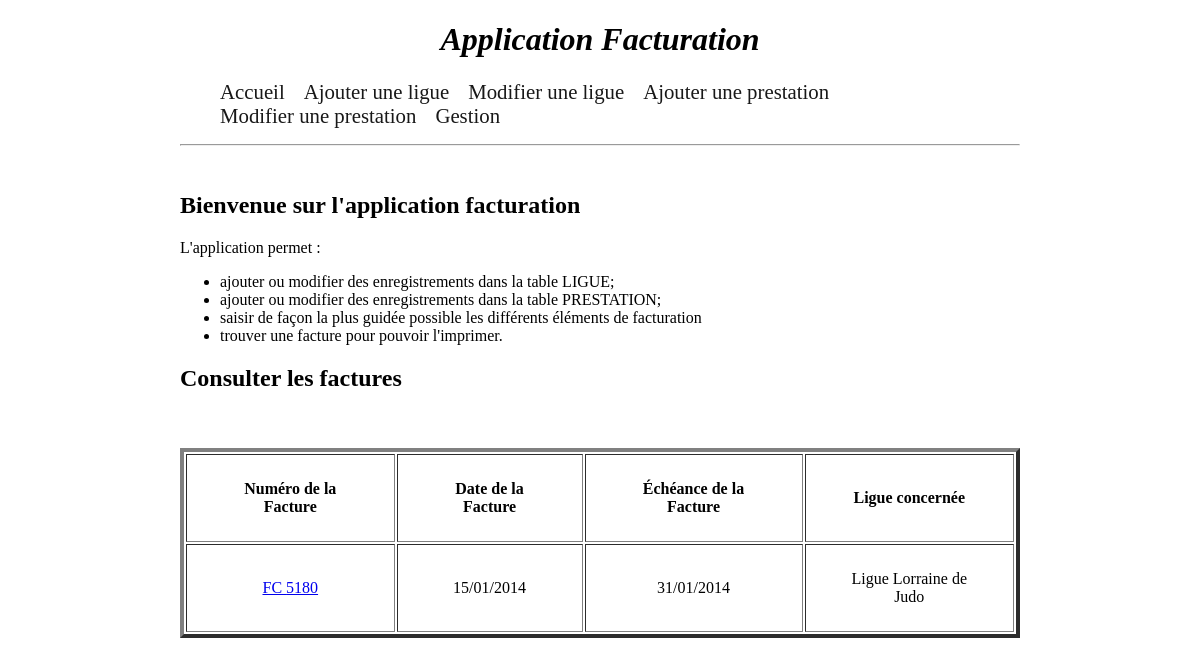
The page / on the database its author committed.
### tables this page shows
CREATE TABLE IF NOT EXISTS `facture` (
  `numfacture` int(11) NOT NULL,
  `datefacture` date NOT NULL,
  `echeance` date NOT NULL,
  `compte_ligue` int(11) NOT NULL,
  PRIMARY KEY (`numfacture`),
  KEY `compte_ligue` (`compte_ligue`)
);

CREATE TABLE IF NOT EXISTS `ligue` (
  `numcompte` int(11) NOT NULL,
  `intitule` varchar(30) NOT NULL,
  `nomtresorier` varchar(20) NOT NULL,
  `adrue` varchar(50) NOT NULL,
  `cp` int(5) NOT NULL,
  `ville` varchar(20) NOT NULL,
  PRIMARY KEY (`numcompte`)
);

### index.php (the view, shortened to what this page needs)
<?php require ("config.php");?>
<!DOCTYPE html>
<html>
    <head>
    <link rel="stylesheet" href="style.css" />
    </head>
    <body>
    <?php require 'header.php'; ?>
  	<section>
      <br />
      <div id ="presentation">
        <h2>Bienvenue sur l'application facturation</h2>
        <p>L'application permet :<br/>
          <ul>
            <li>ajouter ou modifier des enregistrements dans la table LIGUE;</li>
            <li>ajouter ou modifier des enregistrements dans la table PRESTATION;</li>
            <li>saisir de façon la plus guidée possible les différents éléments de facturation</li>
            <li>trouver une facture pour pouvoir l'imprimer.</li>
          </ul>
       </p>
     </div>
  		<article>
        <h2>Consulter les factures</h2>
        <?php
          $sql = $bdd->query("SELECT * FROM facture");
        ?>
        <br/><br/>
  			<table border="4" align="center">
  				<tr>
  					<th>Numéro de la Facture</th>
            <th>Date de la Facture</th>
            <th>Échéance de la Facture</th>
            <th>Ligue concernée</th>
  				</tr>
          <?php
            while ($infos = $sql->fetch())
            {
             $req = $bdd->query('SELECT * FROM ligue WHERE numcompte = '.$infos['compte_ligue']);
          ?>
  				<tr>
            <td><a href="facture.php?num=<?php echo $infos['numfacture']; ?>">FC <?php echo $infos['numfacture']; ?></a></td>
  				  <td><?php
                $dates = explode('-', $infos['datefacture']);
                echo $dates[2].'/'.$dates[1].'/'.$dates[0];
                ?>
            </td>
            <td><?php $echeance = $infos['echeance']; $echeances = explode('-', $infos['echeance']);
                echo $echeances[2].'/'.$echeances[1].'/'.$echeances[0] ?></td>
            <td>
              <?php
                while ($donnees = $req->fetch()) {
                  if ($donnees['numcompte'] == $infos['compte_ligue']) {
                    echo $donnees['intitule'];
                  }
                }
              ?>
            </td>
          </tr>
          <?php } ?>
  			</table>
  		</article>
  	</section>
    </body>
</html>

### style.css (style rules this page uses)
body { background: url("img/fond.jpeg"); margin-left: 180px; margin-right: 180px; }
#presentation { text-align: left; }
table td, table th { text-align: center; padding: 25px 30px; }

### rows shown on the page
facture: numfacture "5180", datefacture "15", datefacture "01", datefacture "2014", echeance "31", echeance "01", echeance "2014"
ligue: intitule "Ligue Lorraine de Judo"
